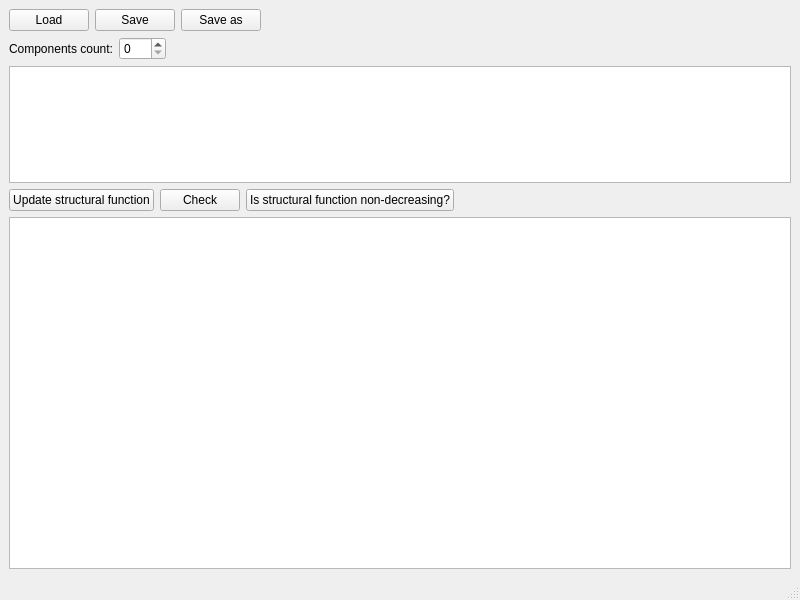
<?xml version="1.0" encoding="UTF-8"?>
<ui version="4.0">
 <class>DesignWindow</class>
 <widget class="QMainWindow" name="DesignWindow">
  <property name="geometry">
   <rect>
    <x>0</x>
    <y>0</y>
    <width>800</width>
    <height>600</height>
   </rect>
  </property>
  <property name="windowTitle">
   <string>MainWindow</string>
  </property>
  <widget class="QWidget" name="centralwidget">
   <layout class="QVBoxLayout" name="verticalLayout" stretch="0,0,1,0,3">
    <item>
     <layout class="QHBoxLayout" name="horizontalLayout">
      <item>
       <widget class="QPushButton" name="loadBtn">
        <property name="text">
         <string>Load</string>
        </property>
       </widget>
      </item>
      <item>
       <widget class="QPushButton" name="saveBtn">
        <property name="text">
         <string>Save</string>
        </property>
       </widget>
      </item>
      <item>
       <widget class="QPushButton" name="saveAsBtn">
        <property name="text">
         <string>Save as</string>
        </property>
       </widget>
      </item>
      <item>
       <spacer name="horizontalSpacer">
        <property name="orientation">
         <enum>Qt::Horizontal</enum>
        </property>
        <property name="sizeHint" stdset="0">
         <size>
          <width>40</width>
          <height>20</height>
         </size>
        </property>
       </spacer>
      </item>
     </layout>
    </item>
    <item>
     <layout class="QHBoxLayout" name="horizontalLayout_2">
      <item>
       <widget class="QLabel" name="label">
        <property name="text">
         <string>Components count:</string>
        </property>
       </widget>
      </item>
      <item>
       <widget class="QSpinBox" name="componentsCountSpb">
        <property name="sizePolicy">
         <sizepolicy hsizetype="Minimum" vsizetype="Fixed">
          <horstretch>0</horstretch>
          <verstretch>0</verstretch>
         </sizepolicy>
        </property>
        <property name="minimum">
         <number>0</number>
        </property>
        <property name="maximum">
         <number>100</number>
        </property>
        <property name="value">
         <number>0</number>
        </property>
       </widget>
      </item>
      <item>
       <spacer name="horizontalSpacer_2">
        <property name="orientation">
         <enum>Qt::Horizontal</enum>
        </property>
        <property name="sizeHint" stdset="0">
         <size>
          <width>40</width>
          <height>20</height>
         </size>
        </property>
       </spacer>
      </item>
     </layout>
    </item>
    <item>
     <widget class="QTableWidget" name="componentsTableWidget"/>
    </item>
    <item>
     <layout class="QHBoxLayout" name="horizontalLayout_3">
      <item>
       <widget class="QPushButton" name="updateStructuralFunctionBtn">
        <property name="text">
         <string>Update structural function</string>
        </property>
       </widget>
      </item>
      <item>
       <widget class="QPushButton" name="checkBtn">
        <property name="text">
         <string>Check</string>
        </property>
       </widget>
      </item>
      <item>
       <widget class="QPushButton" name="isNonDecreasingBtn">
        <property name="text">
         <string>Is structural function non-decreasing?</string>
        </property>
       </widget>
      </item>
      <item>
       <spacer name="horizontalSpacer_3">
        <property name="orientation">
         <enum>Qt::Horizontal</enum>
        </property>
        <property name="sizeHint" stdset="0">
         <size>
          <width>40</width>
          <height>20</height>
         </size>
        </property>
       </spacer>
      </item>
     </layout>
    </item>
    <item>
     <widget class="QTableWidget" name="tableWidget"/>
    </item>
   </layout>
  </widget>
  <widget class="QMenuBar" name="menubar">
   <property name="geometry">
    <rect>
     <x>0</x>
     <y>0</y>
     <width>800</width>
     <height>21</height>
    </rect>
   </property>
  </widget>
  <widget class="QStatusBar" name="statusbar"/>
 </widget>
 <resources/>
 <connections/>
</ui>
